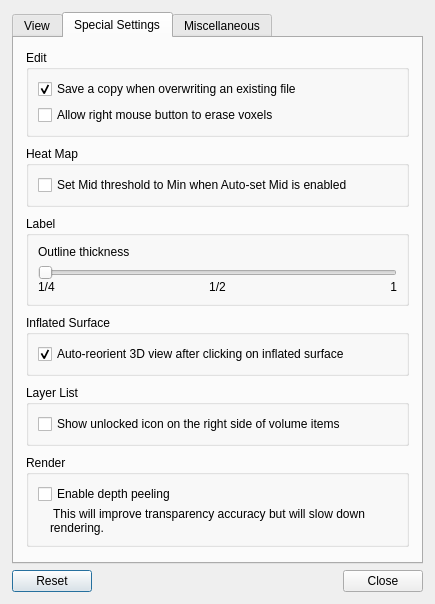
<?xml version="1.0" encoding="UTF-8"?>
<ui version="4.0">
 <class>DialogPreferences</class>
 <widget class="QDialog" name="DialogPreferences">
  <property name="windowModality">
   <enum>Qt::NonModal</enum>
  </property>
  <property name="geometry">
   <rect>
    <x>0</x>
    <y>0</y>
    <width>536</width>
    <height>605</height>
   </rect>
  </property>
  <property name="windowTitle">
   <string>Preferences</string>
  </property>
  <property name="modal">
   <bool>false</bool>
  </property>
  <layout class="QVBoxLayout" name="verticalLayout">
   <property name="sizeConstraint">
    <enum>QLayout::SetFixedSize</enum>
   </property>
   <property name="leftMargin">
    <number>12</number>
   </property>
   <property name="topMargin">
    <number>12</number>
   </property>
   <property name="rightMargin">
    <number>12</number>
   </property>
   <property name="bottomMargin">
    <number>12</number>
   </property>
   <item>
    <widget class="QTabWidget" name="tabWidget">
     <property name="currentIndex">
      <number>1</number>
     </property>
     <widget class="QWidget" name="tab">
      <attribute name="title">
       <string>View</string>
      </attribute>
      <layout class="QVBoxLayout" name="verticalLayout_6">
       <property name="spacing">
        <number>9</number>
       </property>
       <property name="leftMargin">
        <number>15</number>
       </property>
       <property name="topMargin">
        <number>15</number>
       </property>
       <property name="rightMargin">
        <number>15</number>
       </property>
       <property name="bottomMargin">
        <number>15</number>
       </property>
       <item>
        <widget class="QWidget" name="widget" native="true">
         <layout class="QGridLayout" name="gridLayout">
          <property name="leftMargin">
           <number>0</number>
          </property>
          <property name="topMargin">
           <number>0</number>
          </property>
          <property name="rightMargin">
           <number>0</number>
          </property>
          <property name="bottomMargin">
           <number>0</number>
          </property>
          <item row="1" column="0">
           <widget class="QLabel" name="label_2">
            <property name="text">
             <string>Cursor color</string>
            </property>
           </widget>
          </item>
          <item row="4" column="0" colspan="3">
           <widget class="QGroupBox" name="groupBox_4">
            <property name="title">
             <string>Annotation</string>
            </property>
            <layout class="QGridLayout" name="gridLayout_4">
             <item row="0" column="5">
              <widget class="QCheckBox" name="checkBoxAutoScaleFont">
               <property name="text">
                <string>Auto-scale by viewport size</string>
               </property>
              </widget>
             </item>
             <item row="0" column="4">
              <widget class="QSpinBox" name="spinBoxFontSize">
               <property name="minimum">
                <number>5</number>
               </property>
              </widget>
             </item>
             <item row="0" column="6">
              <spacer name="horizontalSpacer_7">
               <property name="orientation">
                <enum>Qt::Horizontal</enum>
               </property>
               <property name="sizeHint" stdset="0">
                <size>
                 <width>5</width>
                 <height>5</height>
                </size>
               </property>
              </spacer>
             </item>
             <item row="0" column="0">
              <widget class="QLabel" name="label_4">
               <property name="text">
                <string>Color</string>
               </property>
              </widget>
             </item>
             <item row="0" column="1">
              <widget class="QtColorPicker" name="colorPickerAnnotation" native="true"/>
             </item>
             <item row="0" column="3">
              <widget class="QLabel" name="label_14">
               <property name="text">
                <string>Font size</string>
               </property>
              </widget>
             </item>
             <item row="0" column="2">
              <spacer name="horizontalSpacer_8">
               <property name="orientation">
                <enum>Qt::Horizontal</enum>
               </property>
               <property name="sizeType">
                <enum>QSizePolicy::Fixed</enum>
               </property>
               <property name="sizeHint" stdset="0">
                <size>
                 <width>15</width>
                 <height>5</height>
                </size>
               </property>
              </spacer>
             </item>
            </layout>
           </widget>
          </item>
          <item row="2" column="2">
           <spacer name="horizontalSpacer_3">
            <property name="orientation">
             <enum>Qt::Horizontal</enum>
            </property>
            <property name="sizeHint" stdset="0">
             <size>
              <width>118</width>
              <height>0</height>
             </size>
            </property>
           </spacer>
          </item>
          <item row="8" column="0" colspan="3">
           <widget class="QGroupBox" name="groupBox_7">
            <property name="title">
             <string>Info Panel</string>
            </property>
            <layout class="QVBoxLayout" name="verticalLayout_10">
             <item>
              <layout class="QHBoxLayout" name="horizontalLayout_2">
               <property name="topMargin">
                <number>0</number>
               </property>
               <item>
                <widget class="QLabel" name="label_15">
                 <property name="text">
                  <string>Significant digits of voxel values on Info panel</string>
                 </property>
                </widget>
               </item>
               <item>
                <widget class="QSpinBox" name="spinBoxPrecision">
                 <property name="maximumSize">
                  <size>
                   <width>40</width>
                   <height>16777215</height>
                  </size>
                 </property>
                 <property name="maximum">
                  <number>9</number>
                 </property>
                 <property name="value">
                  <number>2</number>
                 </property>
                </widget>
               </item>
               <item>
                <spacer name="horizontalSpacer_10">
                 <property name="orientation">
                  <enum>Qt::Horizontal</enum>
                 </property>
                 <property name="sizeHint" stdset="0">
                  <size>
                   <width>40</width>
                   <height>20</height>
                  </size>
                 </property>
                </spacer>
               </item>
              </layout>
             </item>
             <item>
              <widget class="QCheckBox" name="checkBoxComma">
               <property name="text">
                <string>Separate voxel values by comma</string>
               </property>
               <property name="checked">
                <bool>true</bool>
               </property>
              </widget>
             </item>
             <item>
              <widget class="QCheckBox" name="checkBoxDecimalVoxelCoord">
               <property name="text">
                <string>Show decimal voxel coordinates</string>
               </property>
               <property name="checked">
                <bool>false</bool>
               </property>
              </widget>
             </item>
            </layout>
           </widget>
          </item>
          <item row="0" column="1">
           <widget class="QtColorPicker" name="colorPickerBackground" native="true">
            <property name="minimumSize">
             <size>
              <width>80</width>
              <height>0</height>
             </size>
            </property>
           </widget>
          </item>
          <item row="1" column="1">
           <widget class="QtColorPicker" name="colorPickerCursor" native="true"/>
          </item>
          <item row="0" column="0">
           <widget class="QLabel" name="label">
            <property name="text">
             <string>Background color</string>
            </property>
           </widget>
          </item>
          <item row="3" column="0" colspan="3">
           <widget class="QGroupBox" name="groupBox_3">
            <property name="title">
             <string>Cursor size</string>
            </property>
            <layout class="QGridLayout" name="gridLayout_2" columnstretch="0,0,0,0,0,0,0,0,1">
             <property name="leftMargin">
              <number>15</number>
             </property>
             <property name="topMargin">
              <number>12</number>
             </property>
             <property name="rightMargin">
              <number>15</number>
             </property>
             <item row="0" column="5" colspan="3">
              <widget class="QSlider" name="horizontalSliderThickness2D">
               <property name="sizePolicy">
                <sizepolicy hsizetype="Expanding" vsizetype="Fixed">
                 <horstretch>1</horstretch>
                 <verstretch>0</verstretch>
                </sizepolicy>
               </property>
               <property name="minimum">
                <number>1</number>
               </property>
               <property name="maximum">
                <number>10</number>
               </property>
               <property name="pageStep">
                <number>1</number>
               </property>
               <property name="value">
                <number>1</number>
               </property>
               <property name="orientation">
                <enum>Qt::Horizontal</enum>
               </property>
               <property name="invertedAppearance">
                <bool>false</bool>
               </property>
               <property name="invertedControls">
                <bool>false</bool>
               </property>
               <property name="tickPosition">
                <enum>QSlider::NoTicks</enum>
               </property>
              </widget>
             </item>
             <item row="3" column="1">
              <widget class="QLabel" name="label_7">
               <property name="styleSheet">
                <string notr="true">font-size:9px</string>
               </property>
               <property name="text">
                <string>short</string>
               </property>
               <property name="alignment">
                <set>Qt::AlignLeading|Qt::AlignLeft|Qt::AlignVCenter</set>
               </property>
              </widget>
             </item>
             <item row="2" column="1" colspan="3">
              <widget class="QSlider" name="horizontalSliderSize3D">
               <property name="minimum">
                <number>1</number>
               </property>
               <property name="maximum">
                <number>100</number>
               </property>
               <property name="orientation">
                <enum>Qt::Horizontal</enum>
               </property>
              </widget>
             </item>
             <item row="3" column="3">
              <widget class="QLabel" name="label_8">
               <property name="styleSheet">
                <string notr="true">font-size:9px;</string>
               </property>
               <property name="text">
                <string>long</string>
               </property>
               <property name="alignment">
                <set>Qt::AlignRight|Qt::AlignTrailing|Qt::AlignVCenter</set>
               </property>
              </widget>
             </item>
             <item row="2" column="0">
              <widget class="QLabel" name="label_6">
               <property name="text">
                <string>3D:</string>
               </property>
              </widget>
             </item>
             <item row="0" column="1" colspan="3">
              <widget class="QSlider" name="horizontalSliderSize2D">
               <property name="sizePolicy">
                <sizepolicy hsizetype="Expanding" vsizetype="Fixed">
                 <horstretch>1</horstretch>
                 <verstretch>0</verstretch>
                </sizepolicy>
               </property>
               <property name="minimum">
                <number>5</number>
               </property>
               <property name="maximum">
                <number>100</number>
               </property>
               <property name="orientation">
                <enum>Qt::Horizontal</enum>
               </property>
               <property name="invertedAppearance">
                <bool>false</bool>
               </property>
               <property name="invertedControls">
                <bool>false</bool>
               </property>
               <property name="tickPosition">
                <enum>QSlider::NoTicks</enum>
               </property>
              </widget>
             </item>
             <item row="0" column="0">
              <widget class="QLabel" name="label_5">
               <property name="text">
                <string>2D: </string>
               </property>
              </widget>
             </item>
             <item row="3" column="5">
              <widget class="QLabel" name="label_9">
               <property name="styleSheet">
                <string notr="true">font-size:9px</string>
               </property>
               <property name="text">
                <string>thin</string>
               </property>
               <property name="alignment">
                <set>Qt::AlignLeading|Qt::AlignLeft|Qt::AlignVCenter</set>
               </property>
              </widget>
             </item>
             <item row="3" column="4">
              <spacer name="horizontalSpacer_5">
               <property name="orientation">
                <enum>Qt::Horizontal</enum>
               </property>
               <property name="sizeType">
                <enum>QSizePolicy::Fixed</enum>
               </property>
               <property name="sizeHint" stdset="0">
                <size>
                 <width>10</width>
                 <height>1</height>
                </size>
               </property>
              </spacer>
             </item>
             <item row="2" column="5" colspan="3">
              <widget class="QSlider" name="horizontalSliderThickness3D">
               <property name="minimum">
                <number>1</number>
               </property>
               <property name="maximum">
                <number>15</number>
               </property>
               <property name="pageStep">
                <number>1</number>
               </property>
               <property name="orientation">
                <enum>Qt::Horizontal</enum>
               </property>
              </widget>
             </item>
             <item row="3" column="7">
              <widget class="QLabel" name="label_10">
               <property name="styleSheet">
                <string notr="true">font-size:9px;</string>
               </property>
               <property name="text">
                <string>thick</string>
               </property>
               <property name="alignment">
                <set>Qt::AlignRight|Qt::AlignTrailing|Qt::AlignVCenter</set>
               </property>
              </widget>
             </item>
             <item row="3" column="8">
              <spacer name="horizontalSpacer_9">
               <property name="orientation">
                <enum>Qt::Horizontal</enum>
               </property>
               <property name="sizeHint" stdset="0">
                <size>
                 <width>0</width>
                 <height>5</height>
                </size>
               </property>
              </spacer>
             </item>
            </layout>
           </widget>
          </item>
          <item row="1" column="2">
           <spacer name="horizontalSpacer_2">
            <property name="orientation">
             <enum>Qt::Horizontal</enum>
            </property>
            <property name="sizeHint" stdset="0">
             <size>
              <width>118</width>
              <height>0</height>
             </size>
            </property>
           </spacer>
          </item>
          <item row="0" column="2">
           <spacer name="horizontalSpacer">
            <property name="orientation">
             <enum>Qt::Horizontal</enum>
            </property>
            <property name="sizeHint" stdset="0">
             <size>
              <width>118</width>
              <height>0</height>
             </size>
            </property>
           </spacer>
          </item>
         </layout>
        </widget>
       </item>
       <item>
        <widget class="QGroupBox" name="groupBox_9">
         <property name="title">
          <string>3D Scale</string>
         </property>
         <layout class="QGridLayout" name="gridLayout_5" columnstretch="0,1,1">
          <item row="0" column="2">
           <spacer name="horizontalSpacer_11">
            <property name="orientation">
             <enum>Qt::Horizontal</enum>
            </property>
            <property name="sizeHint" stdset="0">
             <size>
              <width>5</width>
              <height>5</height>
             </size>
            </property>
           </spacer>
          </item>
          <item row="0" column="0">
           <widget class="QLabel" name="label_16">
            <property name="text">
             <string>Fly mode</string>
            </property>
           </widget>
          </item>
          <item row="0" column="1">
           <widget class="QComboBox" name="comboBox3DScaleStyle">
            <item>
             <property name="text">
              <string>Outer Edges</string>
             </property>
            </item>
            <item>
             <property name="text">
              <string>Closest Triad</string>
             </property>
            </item>
            <item>
             <property name="text">
              <string>Furthest Triad</string>
             </property>
            </item>
            <item>
             <property name="text">
              <string>Static Triad</string>
             </property>
            </item>
            <item>
             <property name="text">
              <string>Static Edges</string>
             </property>
            </item>
           </widget>
          </item>
         </layout>
        </widget>
       </item>
       <item>
        <widget class="QCheckBox" name="checkBoxSyncZoom">
         <property name="text">
          <string>Sync zoom factor of 2D views</string>
         </property>
         <property name="checked">
          <bool>true</bool>
         </property>
        </widget>
       </item>
       <item>
        <spacer name="verticalSpacer">
         <property name="orientation">
          <enum>Qt::Vertical</enum>
         </property>
         <property name="sizeHint" stdset="0">
          <size>
           <width>0</width>
           <height>0</height>
          </size>
         </property>
        </spacer>
       </item>
      </layout>
     </widget>
     <widget class="QWidget" name="tab_3">
      <attribute name="title">
       <string>Special Settings</string>
      </attribute>
      <layout class="QVBoxLayout" name="verticalLayout_9" stretch="0,0,0,0,0,0,1">
       <property name="spacing">
        <number>9</number>
       </property>
       <property name="leftMargin">
        <number>12</number>
       </property>
       <property name="topMargin">
        <number>12</number>
       </property>
       <property name="rightMargin">
        <number>12</number>
       </property>
       <property name="bottomMargin">
        <number>12</number>
       </property>
       <item>
        <widget class="QGroupBox" name="groupBox_2">
         <property name="title">
          <string>Edit</string>
         </property>
         <layout class="QVBoxLayout" name="verticalLayout_2">
          <item>
           <widget class="QCheckBox" name="checkBoxSaveCopy">
            <property name="text">
             <string>Save a copy when overwriting an existing file</string>
            </property>
            <property name="checked">
             <bool>true</bool>
            </property>
           </widget>
          </item>
          <item>
           <widget class="QCheckBox" name="checkBoxRightButtonErase">
            <property name="text">
             <string>Allow right mouse button to erase voxels</string>
            </property>
           </widget>
          </item>
         </layout>
        </widget>
       </item>
       <item>
        <widget class="QGroupBox" name="groupBoxHeatmap">
         <property name="title">
          <string>Heat Map</string>
         </property>
         <property name="flat">
          <bool>false</bool>
         </property>
         <layout class="QVBoxLayout" name="verticalLayout_8">
          <item>
           <widget class="QCheckBox" name="checkBoxAutoMidToMin">
            <property name="text">
             <string>Set Mid threshold to Min when Auto-set Mid is enabled</string>
            </property>
            <property name="checked">
             <bool>false</bool>
            </property>
           </widget>
          </item>
         </layout>
        </widget>
       </item>
       <item>
        <widget class="QGroupBox" name="groupBoxLabel">
         <property name="title">
          <string>Label</string>
         </property>
         <property name="flat">
          <bool>false</bool>
         </property>
         <layout class="QVBoxLayout" name="verticalLayout_14">
          <item>
           <widget class="QLabel" name="label_18">
            <property name="text">
             <string>Outline thickness</string>
            </property>
           </widget>
          </item>
          <item>
           <layout class="QGridLayout" name="gridLayout_6">
            <property name="verticalSpacing">
             <number>0</number>
            </property>
            <item row="1" column="0">
             <widget class="QLabel" name="label_19">
              <property name="font">
               <font>
                <pointsize>9</pointsize>
               </font>
              </property>
              <property name="text">
               <string>1/4</string>
              </property>
             </widget>
            </item>
            <item row="1" column="1">
             <widget class="QLabel" name="label_20">
              <property name="font">
               <font>
                <pointsize>9</pointsize>
               </font>
              </property>
              <property name="text">
               <string>1/2</string>
              </property>
              <property name="alignment">
               <set>Qt::AlignCenter</set>
              </property>
             </widget>
            </item>
            <item row="1" column="2">
             <widget class="QLabel" name="label_21">
              <property name="font">
               <font>
                <pointsize>9</pointsize>
               </font>
              </property>
              <property name="text">
               <string>1</string>
              </property>
              <property name="alignment">
               <set>Qt::AlignRight|Qt::AlignTrailing|Qt::AlignVCenter</set>
              </property>
             </widget>
            </item>
            <item row="0" column="0" colspan="3">
             <widget class="QSlider" name="sliderOutlineThickness">
              <property name="maximum">
               <number>2</number>
              </property>
              <property name="orientation">
               <enum>Qt::Horizontal</enum>
              </property>
             </widget>
            </item>
           </layout>
          </item>
         </layout>
        </widget>
       </item>
       <item>
        <widget class="QGroupBox" name="groupBox_5">
         <property name="title">
          <string>Inflated Surface</string>
         </property>
         <property name="flat">
          <bool>false</bool>
         </property>
         <layout class="QVBoxLayout" name="verticalLayout_5">
          <item>
           <widget class="QCheckBox" name="checkBoxAutoReorientView">
            <property name="text">
             <string>Auto-reorient 3D view after clicking on inflated surface</string>
            </property>
            <property name="checked">
             <bool>true</bool>
            </property>
           </widget>
          </item>
         </layout>
        </widget>
       </item>
       <item>
        <widget class="QGroupBox" name="groupBox_8">
         <property name="title">
          <string>Layer List</string>
         </property>
         <property name="flat">
          <bool>false</bool>
         </property>
         <layout class="QVBoxLayout" name="verticalLayout_11">
          <item>
           <widget class="QCheckBox" name="checkBoxClickToLock">
            <property name="text">
             <string>Show unlocked icon on the right side of volume items</string>
            </property>
            <property name="checked">
             <bool>false</bool>
            </property>
           </widget>
          </item>
         </layout>
        </widget>
       </item>
       <item>
        <widget class="QGroupBox" name="groupBoxRender">
         <property name="title">
          <string>Render</string>
         </property>
         <property name="flat">
          <bool>false</bool>
         </property>
         <layout class="QVBoxLayout" name="verticalLayout_13">
          <property name="spacing">
           <number>3</number>
          </property>
          <item>
           <widget class="QCheckBox" name="checkBoxDepthPeeling">
            <property name="text">
             <string>Enable depth peeling</string>
            </property>
            <property name="checked">
             <bool>false</bool>
            </property>
           </widget>
          </item>
          <item>
           <widget class="QLabel" name="label_22">
            <property name="text">
             <string> This will improve transparency accuracy but will slow down rendering.</string>
            </property>
            <property name="wordWrap">
             <bool>true</bool>
            </property>
            <property name="indent">
             <number>12</number>
            </property>
           </widget>
          </item>
         </layout>
        </widget>
       </item>
       <item>
        <spacer name="verticalSpacer_3">
         <property name="orientation">
          <enum>Qt::Vertical</enum>
         </property>
         <property name="sizeHint" stdset="0">
          <size>
           <width>1</width>
           <height>1</height>
          </size>
         </property>
        </spacer>
       </item>
      </layout>
     </widget>
     <widget class="QWidget" name="tab_2">
      <attribute name="title">
       <string>Miscellaneous</string>
      </attribute>
      <layout class="QVBoxLayout" name="verticalLayout_7">
       <property name="spacing">
        <number>9</number>
       </property>
       <property name="leftMargin">
        <number>12</number>
       </property>
       <property name="topMargin">
        <number>12</number>
       </property>
       <property name="rightMargin">
        <number>12</number>
       </property>
       <property name="bottomMargin">
        <number>12</number>
       </property>
       <item>
        <widget class="QGroupBox" name="groupBoxCommandConsole">
         <property name="title">
          <string>Command Console</string>
         </property>
         <layout class="QHBoxLayout" name="horizontalLayout">
          <item>
           <widget class="QRadioButton" name="radioButtonThemeDark">
            <property name="text">
             <string>Dark</string>
            </property>
            <property name="checked">
             <bool>true</bool>
            </property>
           </widget>
          </item>
          <item>
           <widget class="QRadioButton" name="radioButtonThemeLight">
            <property name="text">
             <string>Light</string>
            </property>
           </widget>
          </item>
          <item>
           <spacer name="horizontalSpacer_4">
            <property name="orientation">
             <enum>Qt::Horizontal</enum>
            </property>
            <property name="sizeHint" stdset="0">
             <size>
              <width>40</width>
              <height>20</height>
             </size>
            </property>
           </spacer>
          </item>
         </layout>
        </widget>
       </item>
       <item>
        <widget class="QGroupBox" name="groupBoxShortcuts">
         <property name="title">
          <string>Shortcuts</string>
         </property>
         <layout class="QVBoxLayout" name="verticalLayout_3">
          <item>
           <widget class="QLabel" name="label_13">
            <property name="text">
             <string>Customize the shortcuts of the following actions to Function keys.</string>
            </property>
            <property name="wordWrap">
             <bool>true</bool>
            </property>
           </widget>
          </item>
          <item>
           <layout class="QGridLayout" name="gridLayout_3">
            <property name="leftMargin">
             <number>15</number>
            </property>
            <property name="rightMargin">
             <number>15</number>
            </property>
            <item row="0" column="0">
             <widget class="QLabel" name="label_3">
              <property name="text">
               <string>Toggle Volume Visibility</string>
              </property>
             </widget>
            </item>
            <item row="0" column="1">
             <spacer name="horizontalSpacer_6">
              <property name="orientation">
               <enum>Qt::Horizontal</enum>
              </property>
              <property name="sizeHint" stdset="0">
               <size>
                <width>40</width>
                <height>20</height>
               </size>
              </property>
             </spacer>
            </item>
            <item row="0" column="2">
             <widget class="QComboBox" name="comboBoxShortcutToggleVolume">
              <item>
               <property name="text">
                <string>Default</string>
               </property>
              </item>
              <item>
               <property name="text">
                <string>F1</string>
               </property>
              </item>
              <item>
               <property name="text">
                <string>F2</string>
               </property>
              </item>
              <item>
               <property name="text">
                <string>F3</string>
               </property>
              </item>
              <item>
               <property name="text">
                <string>F4</string>
               </property>
              </item>
              <item>
               <property name="text">
                <string>F5</string>
               </property>
              </item>
             </widget>
            </item>
            <item row="1" column="0">
             <widget class="QLabel" name="label_11">
              <property name="text">
               <string>Toggle Surface Visibility</string>
              </property>
             </widget>
            </item>
            <item row="1" column="2">
             <widget class="QComboBox" name="comboBoxShortcutToggleSurface">
              <item>
               <property name="text">
                <string>Default</string>
               </property>
              </item>
              <item>
               <property name="text">
                <string>F1</string>
               </property>
              </item>
              <item>
               <property name="text">
                <string>F2</string>
               </property>
              </item>
              <item>
               <property name="text">
                <string>F3</string>
               </property>
              </item>
              <item>
               <property name="text">
                <string>F4</string>
               </property>
              </item>
              <item>
               <property name="text">
                <string>F5</string>
               </property>
              </item>
             </widget>
            </item>
            <item row="2" column="0">
             <widget class="QLabel" name="label_12">
              <property name="text">
               <string>Cycle Through Layer LIst</string>
              </property>
             </widget>
            </item>
            <item row="2" column="2">
             <widget class="QComboBox" name="comboBoxShortcutCycleLayer">
              <item>
               <property name="text">
                <string>Default</string>
               </property>
              </item>
              <item>
               <property name="text">
                <string>F1</string>
               </property>
              </item>
              <item>
               <property name="text">
                <string>F2</string>
               </property>
              </item>
              <item>
               <property name="text">
                <string>F3</string>
               </property>
              </item>
              <item>
               <property name="text">
                <string>F4</string>
               </property>
              </item>
              <item>
               <property name="text">
                <string>F5</string>
               </property>
              </item>
             </widget>
            </item>
           </layout>
          </item>
          <item>
           <widget class="QCheckBox" name="checkBoxAllowDeleteKey">
            <property name="text">
             <string>Allow Delete key to delete current selected volume/surface/etc.</string>
            </property>
           </widget>
          </item>
         </layout>
        </widget>
       </item>
       <item>
        <widget class="QGroupBox" name="groupBoxAccessibility">
         <property name="title">
          <string>Accessibility</string>
         </property>
         <layout class="QVBoxLayout" name="verticalLayout_12">
          <item>
           <layout class="QHBoxLayout" name="horizontalLayout_3">
            <item>
             <widget class="QLabel" name="label_17">
              <property name="text">
               <string>UI Font Size</string>
              </property>
             </widget>
            </item>
            <item>
             <widget class="QSpinBox" name="spinBoxUIFontSize">
              <property name="minimum">
               <number>8</number>
              </property>
              <property name="maximum">
               <number>20</number>
              </property>
             </widget>
            </item>
            <item>
             <spacer name="horizontalSpacer_12">
              <property name="orientation">
               <enum>Qt::Horizontal</enum>
              </property>
              <property name="sizeHint" stdset="0">
               <size>
                <width>40</width>
                <height>20</height>
               </size>
              </property>
             </spacer>
            </item>
           </layout>
          </item>
         </layout>
        </widget>
       </item>
       <item>
        <widget class="QGroupBox" name="groupBoxMac">
         <property name="title">
          <string>Mac Settings</string>
         </property>
         <layout class="QVBoxLayout" name="verticalLayout_4">
          <item>
           <widget class="QCheckBox" name="checkBoxCommandKey">
            <property name="text">
             <string>Use Command key as equivalent Ctrl key on Linux</string>
            </property>
            <property name="iconSize">
             <size>
              <width>16</width>
              <height>16</height>
             </size>
            </property>
           </widget>
          </item>
          <item>
           <widget class="QCheckBox" name="checkBoxMacUnified">
            <property name="text">
             <string>Unified title and toolbar on main window</string>
            </property>
           </widget>
          </item>
         </layout>
        </widget>
       </item>
       <item>
        <spacer name="verticalSpacer_2">
         <property name="orientation">
          <enum>Qt::Vertical</enum>
         </property>
         <property name="sizeHint" stdset="0">
          <size>
           <width>0</width>
           <height>0</height>
          </size>
         </property>
        </spacer>
       </item>
      </layout>
     </widget>
    </widget>
   </item>
   <item>
    <widget class="QDialogButtonBox" name="buttonBox">
     <property name="orientation">
      <enum>Qt::Horizontal</enum>
     </property>
     <property name="standardButtons">
      <set>QDialogButtonBox::Close|QDialogButtonBox::Reset</set>
     </property>
     <property name="centerButtons">
      <bool>false</bool>
     </property>
    </widget>
   </item>
  </layout>
 </widget>
 <customwidgets>
  <customwidget>
   <class>QtColorPicker</class>
   <extends>QWidget</extends>
   <header>qtcolorpicker.h</header>
   <container>1</container>
   <slots>
    <signal>colorChanged(QColor)</signal>
    <signal>currentColorChanged(QColor)</signal>
   </slots>
  </customwidget>
 </customwidgets>
 <resources/>
 <connections>
  <connection>
   <sender>buttonBox</sender>
   <signal>clicked(QAbstractButton*)</signal>
   <receiver>DialogPreferences</receiver>
   <slot>OnClicked(QAbstractButton*)</slot>
   <hints>
    <hint type="sourcelabel">
     <x>338</x>
     <y>536</y>
    </hint>
    <hint type="destinationlabel">
     <x>385</x>
     <y>337</y>
    </hint>
   </hints>
  </connection>
  <connection>
   <sender>buttonBox</sender>
   <signal>rejected()</signal>
   <receiver>DialogPreferences</receiver>
   <slot>reject()</slot>
   <hints>
    <hint type="sourcelabel">
     <x>229</x>
     <y>536</y>
    </hint>
    <hint type="destinationlabel">
     <x>187</x>
     <y>197</y>
    </hint>
   </hints>
  </connection>
 </connections>
 <slots>
  <slot>OnClicked(QAbstractButton*)</slot>
 </slots>
</ui>
